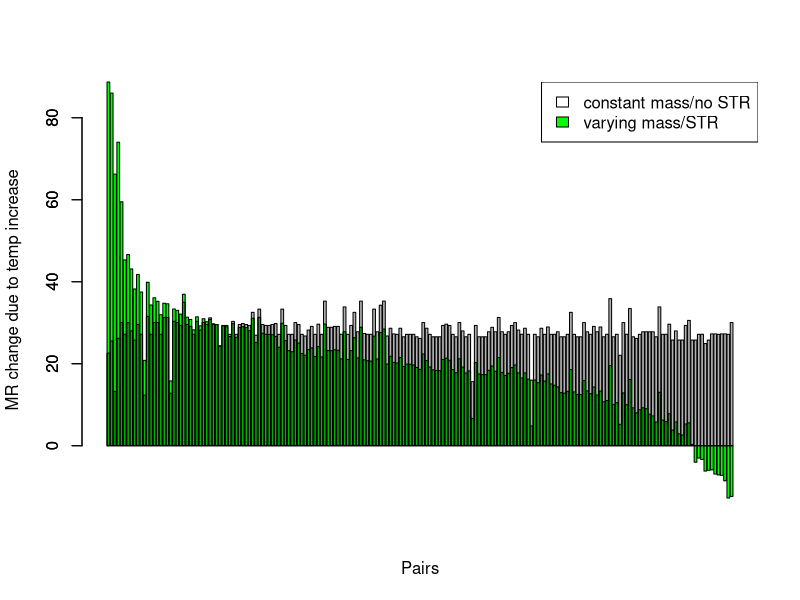
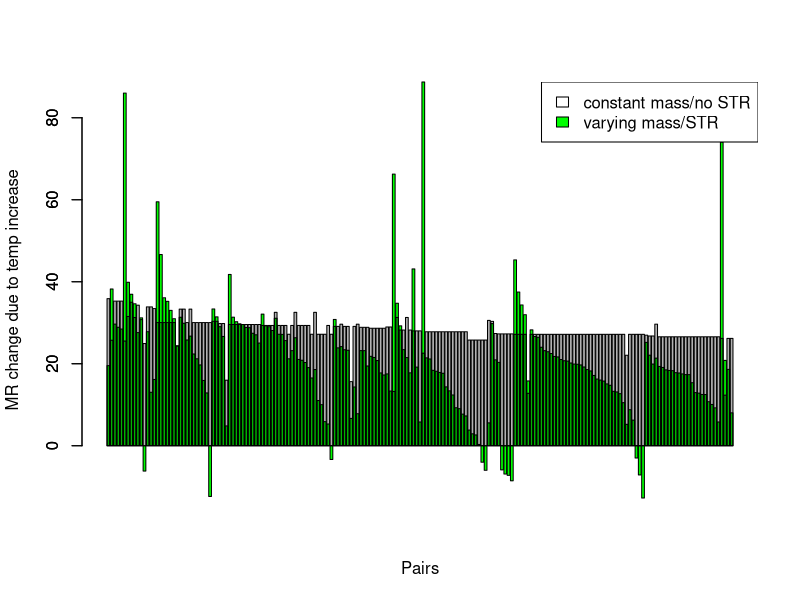
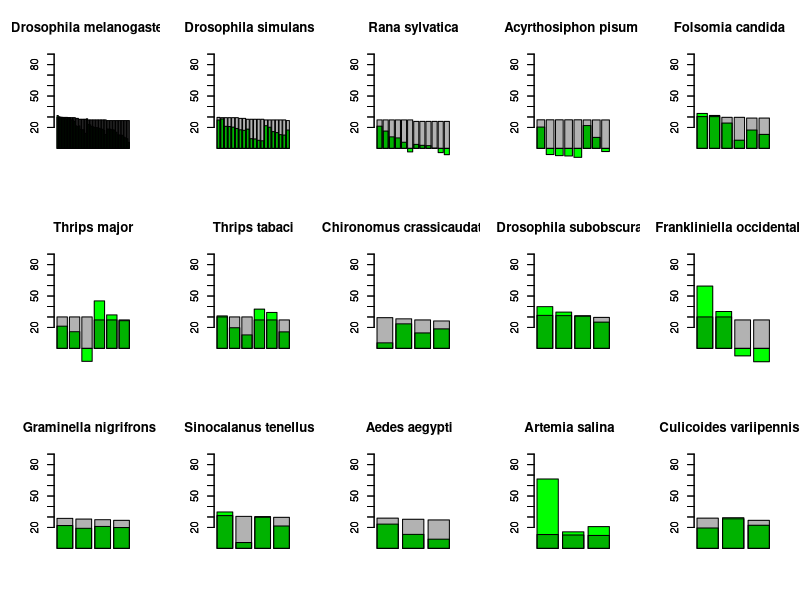
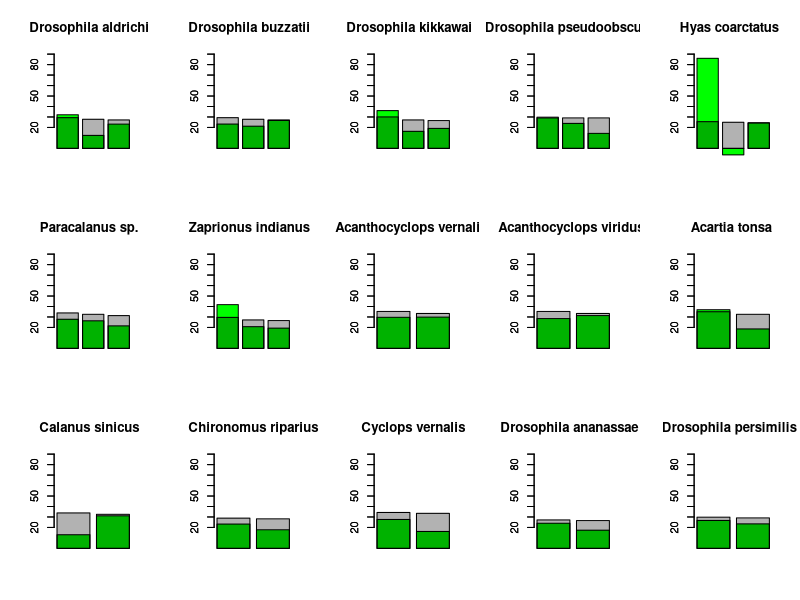
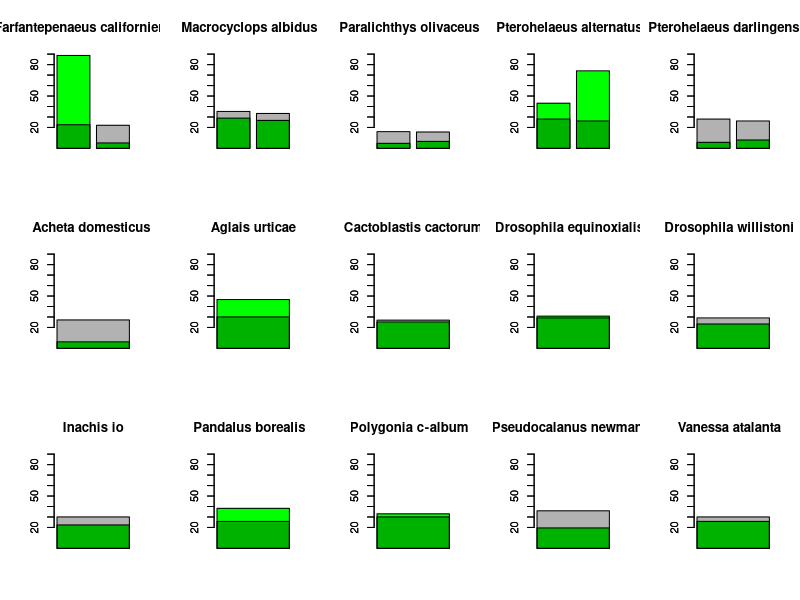
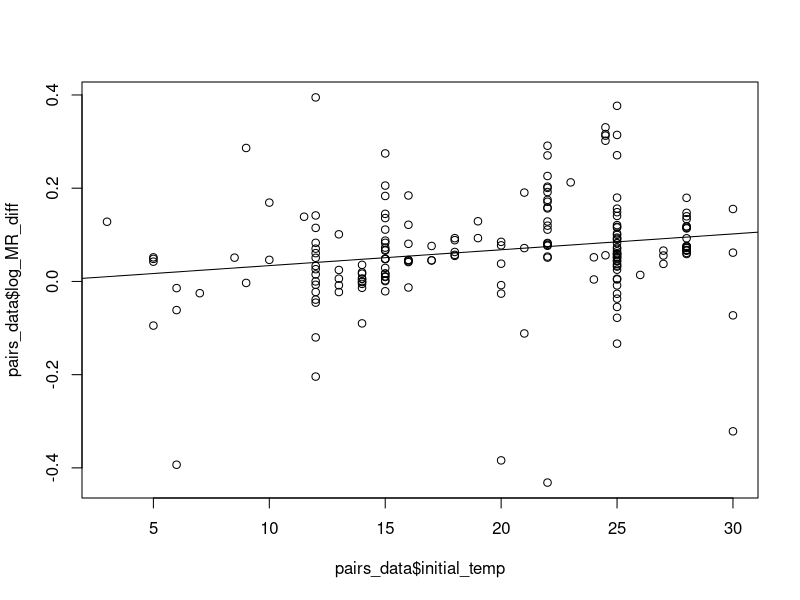
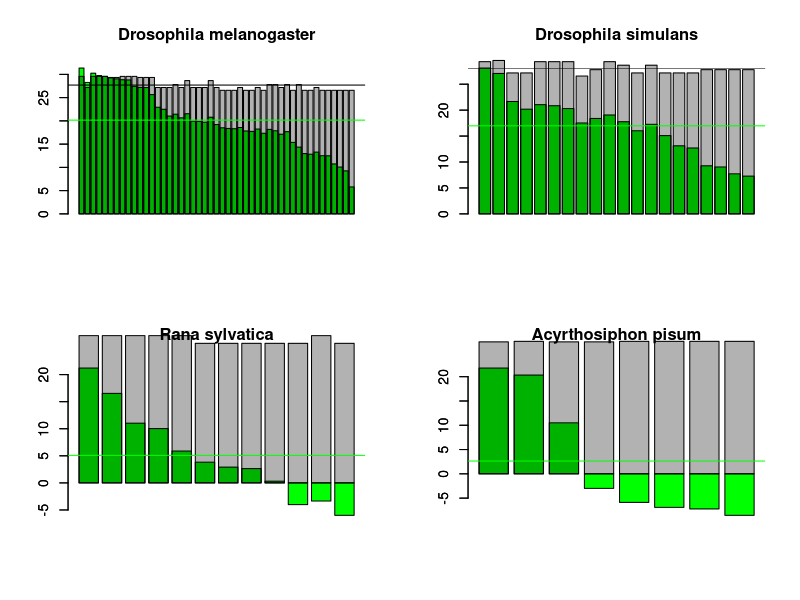
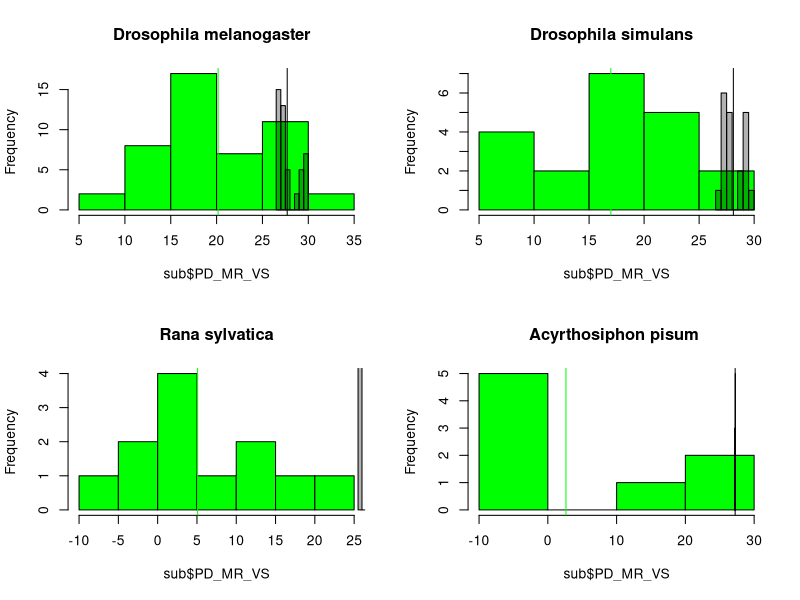

Reproduce these figures in R, in order. (Note: this script raises an error after producing the figures.)
# Read in clean data
pairs_data = read.csv("clean_data_MTEecto.csv", stringsAsFactors = FALSE)

#---------------------------PAIRS-------------------

# Metabolic rate
pairs_data$PD_MR_CS = ((pairs_data$constantmass_metrate / pairs_data$initial_metrate) - 1) * 100
pairs_data$PD_MR_VS = ((pairs_data$final_metrate / pairs_data$initial_metrate) - 1) * 100
pairs_data$MR_diff = pairs_data$PD_MR_CS - pairs_data$PD_MR_VS
pairs_data$PD_mass = ((pairs_data$final_mass / pairs_data$initial_mass) - 1) * 100
pairs_data = pairs_data[order(pairs_data$MR_diff),]
barplot(pairs_data$PD_MR_VS, col = "green", xlab = "Pairs", ylab = "MR change due to temp increase")
barplot(pairs_data$PD_MR_CS, col = rgb(0, 0, 0, alpha = 0.3), add = TRUE)
legend("topright", c("constant mass/no STR", "varying mass/STR"), fill = c("white", "green"))

pairs_data = pairs_data[order(pairs_data$initial_temp),]
barplot(pairs_data$PD_MR_VS, col = "green", xlab = "Pairs", ylab = "MR change due to temp increase")
barplot(pairs_data$PD_MR_CS, col = rgb(0, 0, 0, alpha = 0.3), add = TRUE)
legend("topright", c("constant mass/no STR", "varying mass/STR"), fill = c("white", "green"))

pairs_data$log_MR_diff = log(pairs_data$constantmass_metrate) - log(pairs_data$final_metrate)

#TODO: MR PDs for all pairs grouped by species
sp_names = data.frame(table(pairs_data$species))
sp_names = sp_names[order(sp_names$Freq, decreasing = TRUE),]

par(mfrow = c(3, 5))
for(name in sp_names$Var1){
  sp_df = pairs_data[pairs_data$species == name,]
  barplot(sp_df$PD_MR_VS, col = "green", main = name, ylim = c(15, 90))
  barplot(sp_df$PD_MR_CS, col = rgb(0, 0, 0, alpha = 0.3), add = TRUE)
  abline(h = 0)
}

library(lme4)
#removed random effects study and studyID because they explained no variability
full_model = lmer(log_MR_diff ~ initial_temp + (1|species) + (1|Class), data = pairs_data)
summary(full_model)

# Likelihood Ratio Test for temp
null_temp = lmer(log_MR_diff ~ (1|species) + (1|Class), data = pairs_data, REML = FALSE)
model_temp = lmer(log_MR_diff ~ initial_temp + (1|species) + (1|Class), data = pairs_data, REML = FALSE)
anova(null_temp, model_temp)

par(mfrow = c(1, 1))
lr = lm(pairs_data$log_MR_diff ~ pairs_data$initial_temp)
plot(pairs_data$initial_temp, pairs_data$log_MR_diff)
abline(lr)

# Likelihood Ratio Test for species
null_sp = lmer(log_MR_diff ~ initial_temp + (1|Class), data = pairs_data, REML = FALSE)
model_sp = lmer(log_MR_diff ~ initial_temp + (1|species) + (1|Class), data = pairs_data, REML = FALSE)
anova(null_sp, model_sp)

# Likelihood Ratio Test for class
null_class = lmer(log_MR_diff ~ initial_temp + (1|species), data = pairs_data, REML = FALSE)
model_class = lmer(log_MR_diff ~ initial_temp + (1|species) + (1|Class), data = pairs_data, REML = FALSE)
anova(null_class, model_class)

#---------------METABOLIC RATE ANALYSIS & VISUALIZATION----------

### Metabolic rate percent differences

library(dplyr)
species_data = pairs_data %>% 
  group_by(species) %>% 
  summarise_each(funs(mean, sd), PD_MR_CS, PD_MR_VS)

occurrences = pairs_data %>% 
  group_by(species) %>% 
  summarise(count = n())
species_data$occurrences = occurrences$count

# Looking at variation in percent differences for each species w/ sufficient pairs
species_data = species_data[order(species_data$occurrences, decreasing = TRUE),]
sub_species_data = species_data[1:4,]

par(mfrow = c(2, 2))
sp1 = pairs_data[pairs_data$species == "Drosophila melanogaster  ",]
sp1$PD_mass = ((sp1$final_mass / sp1$initial_mass) - 1) * 100
sp1 = sp1[order(sp1$PD_mass, decreasing = TRUE),]
sp1$MR_diff = sp1$PD_MR_VS - sp1$PD_MR_CS
barplot(sp1$PD_MR_VS, col = "green", main = "Drosophila melanogaster")
barplot(sp1$PD_MR_CS, col = rgb(0, 0, 0, alpha = 0.3), add = TRUE)
abline(h = mean(sp1$PD_MR_VS), col = "green")
abline(h = mean(sp1$PD_MR_CS))

sp2 = pairs_data[pairs_data$species == "Drosophila simulans  ",]
sp2$PD_mass = ((sp2$final_mass / sp2$initial_mass) - 1) * 100
sp2 = sp2[order(sp2$PD_mass, decreasing = TRUE),]
sp2$MR_diff = sp2$PD_MR_VS - sp2$PD_MR_CS
barplot(sp2$PD_MR_VS, col = "green", main = "Drosophila simulans")
barplot(sp2$PD_MR_CS, col = rgb(0, 0, 0, alpha = 0.3), add = TRUE)
abline(h = mean(sp2$PD_MR_VS), col = "green")
abline(h = mean(sp2$PD_MR_CS))

sp3 = pairs_data[pairs_data$species == "Rana sylvatica",]
sp3$PD_mass = ((sp3$final_mass / sp3$initial_mass) - 1) * 100
sp3 = sp3[order(sp3$PD_mass, decreasing = TRUE),]
sp3$MR_diff = sp3$PD_MR_VS - sp3$PD_MR_CS
barplot(sp3$PD_MR_VS, col = "green", main = "Rana sylvatica")
barplot(sp3$PD_MR_CS, col = rgb(0, 0, 0, alpha = 0.3), add = TRUE)
abline(h = mean(sp3$PD_MR_VS), col = "green")
abline(h = mean(sp3$PD_MR_CS))

sp4 = pairs_data[pairs_data$species == "Acyrthosiphon pisum ",]
sp4$PD_mass = ((sp4$final_mass / sp4$initial_mass) - 1) * 100
sp4 = sp4[order(sp4$PD_mass, decreasing = TRUE),]
sp4$MR_diff = sp4$PD_MR_VS - sp4$PD_MR_CS
barplot(sp4$PD_MR_VS, col = "green", main = "Acyrthosiphon pisum")
barplot(sp4$PD_MR_CS, col = rgb(0, 0, 0, alpha = 0.3), add = TRUE)
abline(h = mean(sp4$PD_MR_VS), col = "green")
abline(h = mean(sp4$PD_MR_CS))

par(mfrow = c(2, 2))
for (species_name in unique(sub_species_data$species)){
  sub = filter(pairs_data, species == species_name)
  hist(sub$PD_MR_VS, main = c(species_name), col = "green")
  abline(v = mean(sub$PD_MR_VS), col = "green")
  hist(sub$PD_MR_CS, col = rgb(0, 0, 0, alpha = 0.3), add = TRUE)
  abline(v = mean(sub$PD_MR_CS))
}

par(mfrow = c(1, 2))
bp_VS = barplot(sub_species_data$PD_MR_VS_mean)
arrows(bp_VS, sub_species_data$PD_MR_VS_mean + sub_species_data$PD_MR_VS_sd, bp_VS, sub_species_data$PD_MR_VS_mean, angle = 90, code = 0)
arrows(bp_VS, sub_species_data$PD_MR_VS_mean - sub_species_data$PD_MR_VS_sd, bp_VS, sub_species_data$PD_MR_VS_mean, angle = 90, code = 0)
bp_CS = barplot(sub_species_data$PD_MR_CS_mean)
arrows(bp_CS, sub_species_data$PD_MR_CS_mean + sub_species_data$PD_MR_CS_sd, bp_CS, sub_species_data$PD_MR_CS_mean, angle = 90, code = 0)
arrows(bp_CS, sub_species_data$PD_MR_CS_mean - sub_species_data$PD_MR_CS_sd, bp_CS, sub_species_data$PD_MR_CS_mean, angle = 90, code = 0)

# Barplot
par(mfrow = c(1, 1))
species_data$PD_MR_diff = species_data$PD_MR_CS_mean - species_data$PD_MR_VS_mean
species_data = species_data[order(species_data$PD_MR_diff),]
barplot(species_data$PD_MR_VS_mean, col = "green", xlab = "Species", ylab = "MR change due to temp increase")
barplot(species_data$PD_MR_CS_mean, col = rgb(0, 0, 0, alpha = 0.3), add = TRUE)
legend("topright", c("constant mass/no STR", "varying mass/STR"), fill = c("white", "green"))

# T-test or something? 
#TODO: paired t-test comparing constant mass and varying mass MR PDs


#------------------MASS ANALYSIS & VISUALIZATION---------------

#TODO: change PD_mass variable name

### Mass percent difference
pairs_data$PD_mass = ((pairs_data$constantmetrate_mass / pairs_data$initial_mass) - 1) * 100

### Mass differences for 1:1 plot
pairs_data$needed_mass_diff = pairs_data$initial_mass - pairs_data$constantmetrate_mass
pairs_data$actual_mass_diff = pairs_data$initial_mass - pairs_data$final_mass

### Mass ratio for 1:1 plot
pairs_data$needed_mass_ratio = pairs_data$constantmetrate_mass / pairs_data$initial_mass
pairs_data$actual_mass_ratio = pairs_data$final_mass / pairs_data$initial_mass

mass_comparison = replicates_data %>%
  group_by(species) %>%
  summarise_each(funs(mean), PD_mass)
species_data$PD_mass = mass_comparison$PD_mass

diffs = replicates_data %>%
  group_by(species) %>%
  summarise_each(funs(mean), needed_mass_diff, actual_mass_diff)
species_data$needed_mass_diff = diffs$needed_mass_diff
species_data$actual_mass_diff = diffs$actual_mass_diff

ratios = replicates_data %>%
  group_by(species) %>%
  summarise_each(funs(mean), needed_mass_ratio, actual_mass_ratio)
species_data$needed_mass_ratio = ratios$needed_mass_ratio
species_data$actual_mass_ratio = ratios$actual_mass_ratio

# Plot
plot(density(species_data$PD_mass), main = "Needed decrease in mass", xlim = c(-40, 10))
species_data$PD_mass_null = rnorm(45, mean = 0, sd = sd(species_data$PD_mass))
lines(density(species_data$PD_mass_null), col = "red")
legend("topright", c("red = null", "black = actual"))

plot(species_data$needed_mass_diff, species_data$actual_mass_diff, xlim = c(-86000000, 209581910), ylim = c(-86000000, 209581910))
lines(x = c(-86000000, 209581910), y = c(-86000000, 209581910))
abline(h = 0, v = 0, col = "red")

species_data$needed_mass_diff_log = log(species_data$needed_mass_diff)
species_data$actual_mass_diff_log = log(species_data$actual_mass_diff)
plot(species_data$needed_mass_diff_log, species_data$actual_mass_diff_log, xlim = c(5, 20), ylim = c(5, 20))
lines(x = c(5, 20), y = c(5, 20))
abline(h = 0, v = 0, col = "red")

plot(species_data$needed_mass_ratio, species_data$actual_mass_ratio, xlim = c(0.6, 1.1), ylim = c(0.7, 1.35))
lines(x = c(0.6, 1.35), y = c(0.6, 1.35))
abline(h = 1, v = 1, col = "red", lty = 2)
